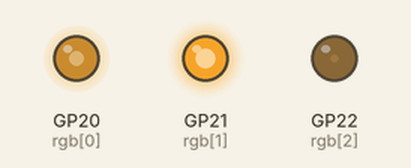
The program below on a simulated Raspberry Pi Pico running MicroPython. Parts: output pins drawn as LEDs (lit = HIGH).

Above: at 0.05 s.
At 0.65 s:
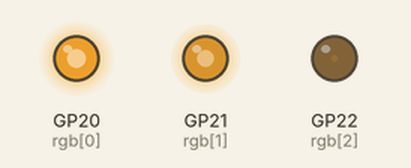
At 1.3 s:
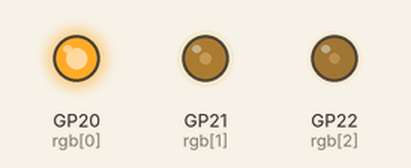
At 2.55 s:
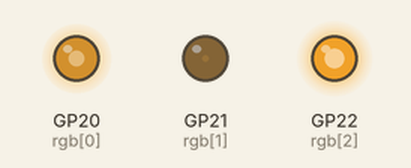
At 3.8 s:
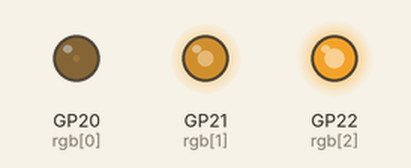
At 5.1 s:
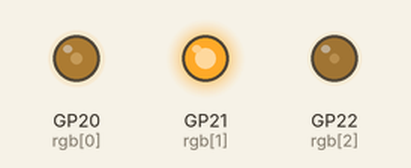
Timing chart, 0 to 7.1 s (numbered marks = the images above):
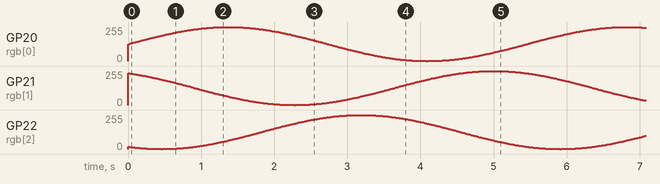

The program:

led.py
```python
from machine import Pin, PWM
import time
import math


def rainbow():
    while True:
        for i in range(360):
            radian = math.radians(i)

            r = int((math.sin(radian) + 1) * 32767)
            g = int((math.sin(radian + (2 * math.pi / 3)) + 1) * 32767)
            b = int((math.sin(radian + (4 * math.pi / 3)) + 1) * 32767)

            rgb[0].duty_u16(r)
            rgb[1].duty_u16(g)
            rgb[2].duty_u16(b)

            time.sleep_ms(15)


def blink_leds():
    print("Press Ctrl+C to stop")

    # Use a list of GPIO pins
    leds = [
        Pin("GP2", Pin.OUT),  # Use the correct GPIO pin for your LED
        Pin("GP3", Pin.OUT)   # Also Pin(3, Pin.OUT)
    ]

    try:
        while True:
            for led in leds:
                led.value(1)
            time.sleep(0.5)

            for led in leds:
                led.value(0)
            time.sleep(0.5)

            # Show activity without moving to the next line
            print(".", end="")

    except KeyboardInterrupt:
        print("\nProgram stopped. Exiting...")

        for i, led in enumerate(leds):
            led.value(i)


rgb = [
            PWM(Pin(20)),
            PWM(Pin(21)),
            PWM(Pin(22))
        ]

for color in rgb:
        color.freq(1000)


if __name__ == "__main__":
    #blink_leds()
    rainbow()
```
